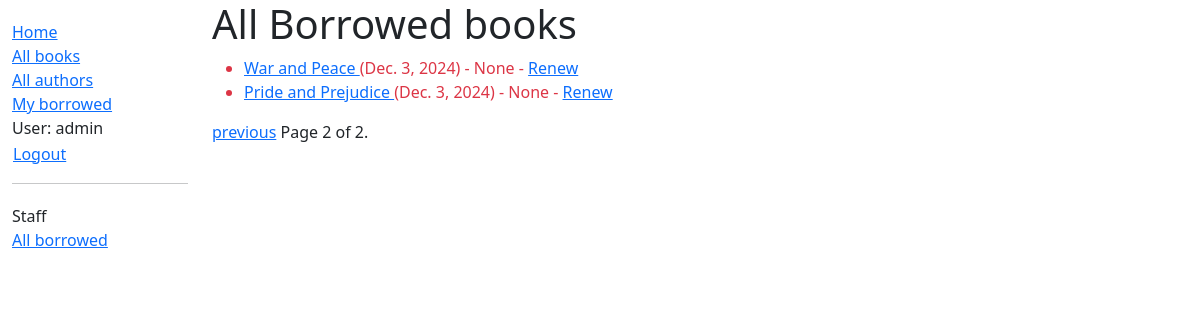
The page /catalog/borrowed/?page=2 (signed in) on the database as committed earlier.
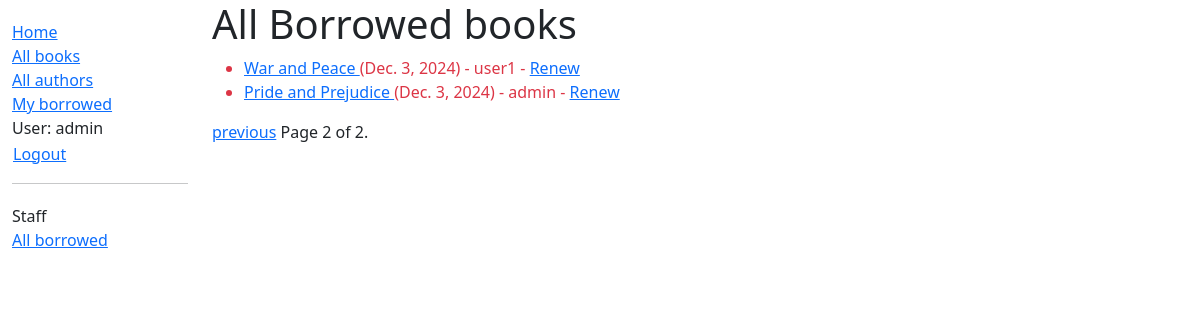
The same page on the database as committed later.
### catalog/models.py (models this page shows, shortened)
class BookInstance(models.Model):
    id = models.UUIDField(primary_key=True, default=uuid.uuid4, help_text="Unique ID for this particular book across whole library")
    book = models.ForeignKey('Book', on_delete=models.RESTRICT, null=True)
    imprint = models.CharField(max_length=200)
    due_back = models.DateField(null=True, blank=True)
    borrower = models.ForeignKey(settings.AUTH_USER_MODEL, on_delete=models.SET_NULL, null=True, blank=True)
    LOAN_STATUS = (
        ('m', 'Maintenance'),
        ('o', 'On loan'),
        ('a', 'Available'),
        ('r', 'Reserved'),
    )
    status = models.CharField(
        max_length=1,
        choices=LOAN_STATUS,
        blank=True,
        default='m',
        help_text='Book availability',
    )
    class Meta:
        ordering=['due_back']
        permissions = (('can_mark_returned', 'Set book as returned'), )
    @property
    def is_overdue(self):
        return bool(self.due_back and date.today() > self.due_back)

class Book(models.Model):
    title = models.CharField(max_length=200)
    author = models.ForeignKey('Author', on_delete=models.RESTRICT, null=True)
    summary = models.TextField(max_length=1000, help_text="Enter a brief description of the book")
    isbn = models.CharField('ISBN', max_length=13, unique=True, help_text='13 Character <a href="https://www.isbn-international.org/content/what-isbn''">ISBN number</a>')
    genre = models.ManyToManyField(Genre, help_text="Select a genre for this book")
    def display_genre(self):
        """Create a string for the genre. This is required to display genre in Admin."""
        return ', '.join(genre.name for genre in self.genre.all()[:3])
    display_genre.short_description = "Genre"

### catalog/views.py (the view)
# urls.py: path('borrowed/', views.LoanedBooksAllListView.as_view(), name='all-borrowed'),
class LoanedBooksAllListView(PermissionRequiredMixin, generic.ListView):
    model = BookInstance
    permission_required = 'catalog.can_mark_returned'
    template_name = 'catalog/bookinstance_list_borrowed_all.html'
    paginate_by = 2
    def get_queryset(self):
        return BookInstance.objects.filter(status__exact='o').order_by('due_back')

### catalog/templates/catalog/bookinstance_list_borrowed_all.html
{% extends "base_generic.html" %}
{% block content %}
    <h1>All Borrowed books</h1>
    {% if bookinstance_list %}
    <ul>
        {% for bookinst in bookinstance_list %}
            <li class="{% if bookinst.is_overdue %}text-danger{% endif %}">
                <a href="{% url 'book-detail' bookinst.book.pk %}">
                    {{ bookinst.book.title }}
                </a>
                ({{ bookinst.due_back }})
                {% if user.is_staff %}
                    - {{ bookinst.borrower }}
                {% endif %}
                {% if perms.catalog.can_mark_returned %}- <a href="{% url 'renew-book-librarian' bookinst.id %}">Renew</a>{% endif %}
            </li>
        {% endfor %}
    </ul>
    {% else %}
    <p>There are no books borrowed.</p>
    {% endif %}
{% endblock %}

### catalog/templates/base_generic.html (shortened to what this page needs)
<!doctype html>
<html lang="en">
  <head>
    <link href="https://cdn.jsdelivr.net/npm/bootstrap@5.3.3/dist/css/bootstrap.min.css"
      rel="stylesheet"
>
    {% load static %}
    <link rel="stylesheet" href="{% static 'css/style.css' %}" />
  </head>
  <body>
    <div class="container-fluid">
      <div class="row">
        <div class="col-sm-2">
          {% block sidebar %}
            <ul class="sidebar-nav">
              <li><a href="{% url 'index' %}">Home</a></li>
              <li><a href="{% url 'books' %}">All books</a></li>
              <li><a href="{% url 'authors' %}">All authors</a></li>
              <li><a href="{% url 'my-borrowed' %}">My borrowed</a></li>
              {% if user.is_authenticated %}
              <li>User: {{ user.get_username }}</li>
              <li>
                <form id="logout-form" method="post" action="{% url 'logout' %}">
                  <button type="submit" class="btn btn-link">Logout</button>
                </form>
              </li>
              {% else %}
              <li><a href="{% url 'login' %}?next={{ request.path }}">Login</a></li>
              {% endif %}
            </ul>
            {% if user.is_staff %}
              <hr>
              <ul class="sidebar-nav">
                <li>Staff</li>
                <li><a href="{% url 'all-borrowed' %}">All borrowed</a></li>
              </ul>
            {% endif %}
          {% endblock %}
        </div>
        <div class="col-sm-10 ">
          {% block content %}{% endblock %}
          {% block pagination %}
            {% if is_paginated %}
              <div class="pagination">
                <span class="page-links">
                  {% if page_obj.has_previous %}
                    <a href="{{ request.path }}?page={{page_obj.previous_page_number }}">previous</a>
                  {% endif %}
                  <span class="page-current">
                    Page {{ page_obj.number  }} of {{ page_obj.paginator.num_pages }}.
                  </span>
                </span>
              </div>
            {% endif %}
          {% endblock %}
        </div>
      </div>
    </div>
  </body>
</html>

### catalog/static/css/style.css (style rules this page uses)
.sidebar-nav { margin-top: 20px; padding: 0; list-style: none; }
#logout-form { display: inline; }
#logout-form button { padding: 0; margin: 0; }

Rows that differ between the two databases and show on the page:
changed BookInstance "War and Peace": borrower "None" → "user1"
changed BookInstance "Pride and Prejudice": borrower "None" → "admin"
